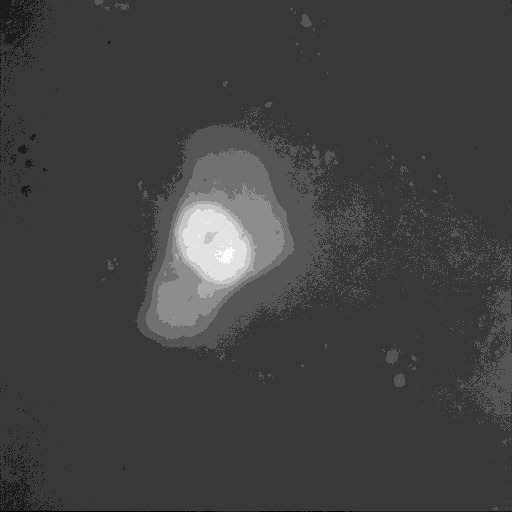
#> input picture Bio_Image_Analysis/U2OS_53KO_5979GFP_FOV3/09_06_22_14h06m_31s_ms640__U2OS_53KO_5979GFP.tif, 512 x 512 px, found by its file name; its folder holds only this picture in this run
$ python main.py   (older library calls are emulated)
#> lines starting #> are read from the running program, lines starting #| are printed output that depends on the picture; after the words box and inside, x2 and y2 are one past the last pixel; in counts of white or black regions, pixels touching at a corner belong together; long printed decimals are rounded
import datetime
import os
import cv2
import math
import numpy as np
import matplotlib.pyplot as plt

#background_x1, background_y1, background_x2, background_y2 = 310, 139, 426, 269
# Define the length of the line
line_length = 45
#line_length = 30

# Specify the directory containing the files
directory = 'Images after laser cutting for AI project/1 DNA repair/U2OS_53KO_5979GFP_FOV3'
#directory = 'Images after laser cutting for AI project\\1 DNA repair\\U2OS_WT_5979GFP_FOV2'
#directory = 'Images after laser cutting for AI project\\1 DNA repair\\U2OS_WT_5979GFP_FOV3'
#directory = 'Images after laser cutting for AI project\\1 DNA repair\\09182021\\09182021 SETX KO 1A5'
#directory = 'Images after laser cutting for AI project\\1 DNA repair\\04112011 images'

# The code reads a set of TIFF image files from a specified directory and stores them in an array.
# It also stores the maximum pixel brightness value and its location in each image file model.
# It then goes through each image file and rotates a line of specified length around the maximum pixel brightness location
# to a specified degree increment (1 degree a time to rotate).
# The code calculates the average brightness of each line and finds the angle of rotation where the line has the maximum average brightness.
# Finally, it plots a chart of x axis of time span in seconds and y axis of the average brightness of the cut line
def main():
    # Get a list of all files in the directory with a ".tif" extension
    file_list = [f for f in os.listdir(directory) if f.endswith('.tif')]

    # Sort the file list alphabetically
    file_list.sort()

    imageFiles = []

    # Create an array of time differences in seconds for Y axis
    time_diffs = []

    max_brightness_file_index = find_max_brightness_file(file_list, imageFiles, time_diffs)

    populate_imagefiles_model(imageFiles)

    reset_cut_line_for_all_files(imageFiles, max_brightness_file_index)

    #press any key to show next normailized image with the cut line
    draw_line_and_show(imageFiles)

    plot_chart(imageFiles, time_diffs)


def plot_chart(imageFiles, time_diffs):
    x = time_diffs

    y = [
        imageFile__.max_avg_brightness - imageFile__.backgroudPointbrightness
        for imageFile__ in imageFiles
    ]
    # Create the plot
    plt.plot(x, y)

    # Add labels and title
    plt.xlabel('X-axis: seconds')
    plt.ylabel('Y-axis: mean(brightness)')
    plt.title('My plot')

    # Display the plot
    plt.show()

def draw_line_and_show(imageFiles):
    for imageFile in imageFiles:
        img = cv2.imread(imageFile.filePath, cv2.IMREAD_UNCHANGED)

        #img = cv2.imread('09_06_22_14h09m_10s_ms024__E03U2OS_53KO_5979GFP.tif', cv2.IMREAD_UNCHANGED)
        # Normalize pixel values to 0-255 range
        normalized = cv2.normalize(img, None, 0, 255, cv2.NORM_MINMAX, cv2.CV_8U)

        theta = math.radians(imageFile.angle_of_max_brightness)
        x1 = int(imageFile.max_brightness_x - line_length / 2 * math.cos(theta))
        y1 = int(imageFile.max_brightness_y - line_length / 2 * math.sin(theta))
        x2 = int(imageFile.max_brightness_x + line_length / 2 * math.cos(theta))
        y2 = int(imageFile.max_brightness_y + line_length / 2 * math.sin(theta))
        line = cv2.line(normalized, (x1, y1), (x2, y2), 0,1)

        # Show the image with the rectangle
        cv2.imshow('Brightest Pixel', normalized)
        cv2.waitKey(0)

def reset_cut_line_for_all_files(imageFiles, max_brightness_file_index):
    for file_index in range(len(imageFiles)):
        if (max_brightness_file_index != file_index):
            img = cv2.imread(imageFiles[file_index].filePath, cv2.IMREAD_UNCHANGED)

            #normalized = cv2.normalize(img, None, 0, 65535, cv2.NORM_MINMAX, cv2.CV_16U)
            normalized = img
            # Define the center point of the line
            x = imageFiles[max_brightness_file_index].max_brightness_x
            y = imageFiles[max_brightness_file_index].max_brightness_y

            # Define the angle of rotation in degrees
            angle_radians = math.radians(imageFiles[max_brightness_file_index].angle_of_max_brightness)

            # Calculate the end points of the line
            x1 = int(imageFiles[max_brightness_file_index].max_brightness_x - (line_length / 2) * math.cos(angle_radians))
            y1 = int(imageFiles[max_brightness_file_index].max_brightness_y - (line_length / 2) * math.sin(angle_radians))
            x2 = int(imageFiles[max_brightness_file_index].max_brightness_x + (line_length / 2) * math.cos(angle_radians))
            y2 = int(imageFiles[max_brightness_file_index].max_brightness_y + (line_length / 2) * math.sin(angle_radians))

            line_mask = np.zeros_like(normalized)
            cv2.line(line_mask, (x1, y1), (x2, y2), (65535, 65535, 65535), 6)
            line_pixels = normalized[line_mask == 65535]

            # Compute the average brightness of the line
            avg_brightness = np.mean(line_pixels)
            imageFiles[file_index].max_avg_brightness = avg_brightness
            imageFiles[file_index].angle_of_max_brightness = imageFiles[max_brightness_file_index].angle_of_max_brightness
            imageFiles[file_index].max_brightness_x = imageFiles[max_brightness_file_index].max_brightness_x
            imageFiles[file_index].max_brightness_y = imageFiles[max_brightness_file_index].max_brightness_y

def populate_imagefiles_model(imageFiles):
    for imageFile in imageFiles:
        file_path = imageFile.filePath
        img = cv2.imread(file_path, cv2.IMREAD_UNCHANGED)

        # Define the center point of the line
        x, y = imageFile.max_brightness_x, imageFile.max_brightness_y

        # Define the angle of rotation in degrees
        max_avg_brightness = 0
        angle_of_max_brightness = 0

        for angle_degrees in range(360):
            # Convert the angle to radians
                angle_radians = math.radians(angle_degrees)

                # Calculate the end points of the line
                x1 = int(x - (line_length / 2) * math.cos(angle_radians))
                y1 = int(y - (line_length / 2) * math.sin(angle_radians))
                x2 = int(x + (line_length / 2) * math.cos(angle_radians))
                y2 = int(y + (line_length / 2) * math.sin(angle_radians))

                line_mask = np.zeros_like(img)
                cv2.line(line_mask, (x1, y1), (x2, y2), (65535, 65535, 65535), 6)
                line_pixels = img[line_mask == 65535]

                # Compute the average brightness of the line
                avg_brightness = np.mean(line_pixels)

                print(f'avg_brightnessis is {avg_brightness}, angle is {angle_degrees}')
                if avg_brightness > max_avg_brightness:
                    max_avg_brightness = avg_brightness
                    angle_of_max_brightness = angle_degrees

        imageFile.max_avg_brightness = max_avg_brightness
        imageFile.angle_of_max_brightness = angle_of_max_brightness

        # # Extract the pixel values of the rectangular region
        # region = img[background_y1:background_y2, background_x1:background_x2]

        # # Compute the mean brightness of the pixels in the region
        #imageFile.backgroudPointbrightness = np.mean(region)
        imageFile.backgroudPointbrightness = 0

def find_max_brightness_file(file_list, imageFiles, time_diffs):
    max_brightness = 0
    max_brightness_file_index = 0

    for i, file_name in enumerate(file_list):
        file_path = os.path.join(directory, file_name)
        imageFile = ImageFile(file_name, file_path)
        imageFiles.append(imageFile)
        img = cv2.imread(file_path, cv2.IMREAD_UNCHANGED)
#> img is the input picture: shape (512, 512) uint16; min 1956, max 4190, mean 2515.5

        # Find the pixel with the maximum value in the image
        max_value_index = np.argmax(img)
#> max_value_index = 130274
        imageFile.max_brightness = img.flat[max_value_index]
#> imageFile.max_brightness = 4190

        if i > 0 and imageFile.max_brightness > max_brightness:
            max_brightness = imageFile.max_brightness
            max_brightness_file_index = i

        # Convert the flattened index back to row and column coordinates
        max_row, max_col = np.unravel_index(max_value_index, img.shape)
#> max_row = 254; max_col = 226
        imageFile.max_brightness_x, imageFile.max_brightness_y = max_col, max_row
#> imageFile.max_brightness_x = 226; imageFile.max_brightness_y = 254

        # Convert file name to datetime object
        year = int(file_name[6:8])
        month = int(file_name[:2])
        day = int(file_name[3:5])
        hour = int(file_name[9:11])
        minute = int(file_name[12:14])
        second = int(file_name[16:18])
        my_datetime = datetime.datetime(year, month, day, hour, minute, second)

        if i == 0:
            # Set the reference time to the time of the first file
            ref_time = my_datetime
            time_diffs.append(0.0)
        else:
            # Calculate the time difference in seconds between the current file and the reference time
            current_time = my_datetime
            time_diff = (current_time - ref_time).total_seconds()
            time_diffs.append(time_diff)

    return max_brightness_file_index

class ImageFile:
    def __init__(self, fileName, filePath):
        self.fileName = fileName
        self.filePath = filePath
        self.max_brightness = None
        self.max_brightness_x = None
        self.max_brightness_y = None

main()
#> in populate_imagefiles_model, `x, y = imageFile.max_brightness_x, imageFile.max_brightness_y`: x = 226; y = 254
#> the loop in populate_imagefiles_model, `for angle_degrees in range(360):` made 360 passes
#> (x1, y1, x2, y2, avg_brightness, max_avg_brightness) on passes 1, 73, 76, 81, 84, 86, 89, 91, 92, 97, 99, 102: (203, 254, 248, 254, 4015.3, 4015.3), (219, 232, 232, 275, 4019, 4019), (220, 232, 231, 275, 4025.6, 4025.6), (222, 231, 229, 276, 4028.2, 4028.2), (223, 231, 228, 276, 4031.2, 4031.2), (224, 231, 227, 276, 4033.3, 4033.3), (225, 231, 226, 276, 4034.1, 4034.1), (226, 231, 226, 276, 4034.9, 4034.9), (226, 231, 225, 276, 4035.3, 4035.3), (228, 231, 223, 276, 4035.8, 4035.8), (229, 231, 222, 276, 4036.2, 4036.2), (230, 231, 221, 276, 4036.4, 4036.4)
#> (x1, y1, x2, y2, avg_brightness) on passes 2 to 7: (203, 253, 248, 254, 4015), (203, 253, 248, 254, 4015), (203, 252, 248, 255, 4012.7), (203, 252, 248, 255, 4012.7), (203, 252, 248, 255, 4012.7), (203, 251, 248, 256, 4011)
#| avg_brightnessis is 4015.285, angle is 0
#| avg_brightnessis is 4015.038, angle is 1
#| avg_brightnessis is 4015.038, angle is 2
#| avg_brightnessis is 4012.692, angle is 3
#| avg_brightnessis is 4012.692, angle is 4
#| avg_brightnessis is 4012.692, angle is 5
#| avg_brightnessis is 4010.956, angle is 6
#| avg_brightnessis is 4010.956, angle is 7
#> (further printed lines are left out)
#> after the loop in populate_imagefiles_model, `for angle_degrees in range(360):`:
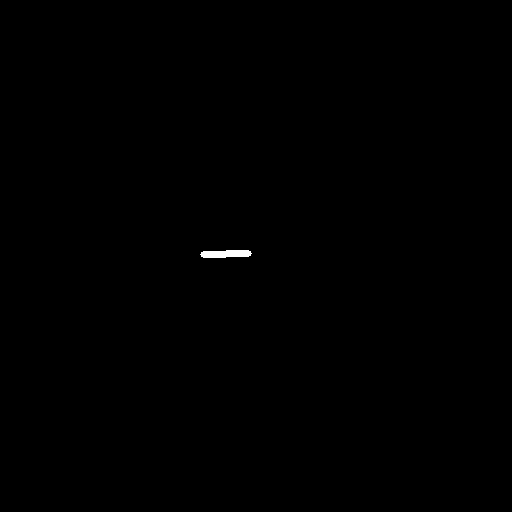
#> line_mask: shape (512, 512) uint16; values 0 (black) and 65535 (white), 0.13% white; 1 white region, box (x1, y1, x2, y2) and area: (200, 250, 252, 258) 344
#> after the loop in populate_imagefiles_model, `for angle_degrees in range(360):`: angle_of_max_brightness = 112; max_avg_brightness = 4044.3
#> in populate_imagefiles_model, `imageFile.angle_of_max_brightness = angle_of_max_brightness`: imageFile.angle_of_max_brightness = 112
#> in draw_line_and_show, `theta = math.radians(imageFile.angle_of_max_brightness)`: theta = 1.95
#> in draw_line_and_show, `x1 = int(imageFile.max_brightness_x - line_length / 2 * math.cos(theta))`: x1 = 234
#> in draw_line_and_show, `y1 = int(imageFile.max_brightness_y - line_length / 2 * math.sin(theta))`: y1 = 233
#> in draw_line_and_show, `x2 = int(imageFile.max_brightness_x + line_length / 2 * math.cos(theta))`: x2 = 217
#> in draw_line_and_show, `y2 = int(imageFile.max_brightness_y + line_length / 2 * math.sin(theta))`: y2 = 274
#> in plot_chart, `y = [ imageFile__.max_avg_brightness - imageFile__.backgroudPointbrigh..`: y = [4044.3]
#> in plot_chart, `plt.show()`:
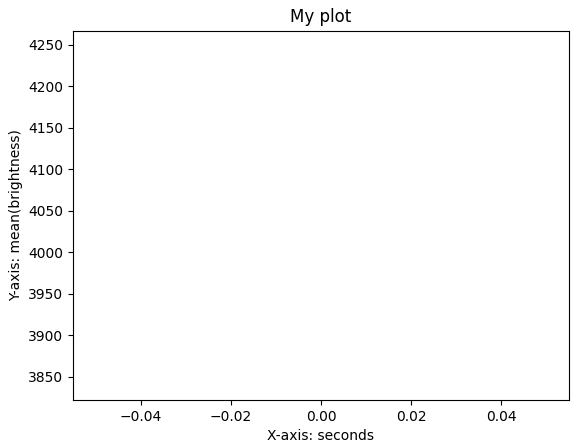
#> figure drawn by matplotlib, 1 panel

$ run again, on Bio_Image_Analysis/U2OS_53KO_5979GFP_FOV3/09_06_22_14h11m_14s_ms020__E05U2OS_53KO_5979GFP.tif
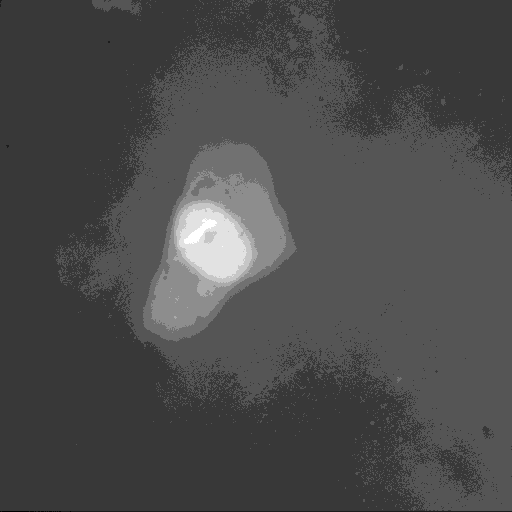
#> input picture Bio_Image_Analysis/U2OS_53KO_5979GFP_FOV3/09_06_22_14h11m_14s_ms020__E05U2OS_53KO_5979GFP.tif, 512 x 512 px, found by its file name
#> in find_max_brightness_file, img is the input picture: shape (512, 512) uint16; min 2009, max 4300, mean 2596.4
#> max_value_index = 119494
#> imageFile.max_brightness = 4300
#> max_row = 233; max_col = 198
#> imageFile.max_brightness_y = 233
#> in populate_imagefiles_model, `x, y = imageFile.max_brightness_x, imageFile.max_brightness_y`: x = 198; y = 233
#> the loop in populate_imagefiles_model, `for angle_degrees in range(360):` made 360 passes
#> (x1, y1, x2, y2, avg_brightness, max_avg_brightness) on passes 1, 42, 46, 50, 53, 56, 59, 62: (175, 233, 220, 233, 3925.2, 3925.2), (181, 218, 214, 247, 3932.6, 3932.6), (182, 217, 213, 248, 3940.4, 3940.4), (183, 216, 212, 249, 3948.5, 3948.5), (184, 215, 211, 250, 3954.3, 3954.3), (185, 214, 210, 251, 3963.3, 3963.3), (186, 213, 209, 252, 3968.1, 3968.1), (187, 213, 208, 252, 3974.6, 3974.6)
#> (printed output is left out)
#> after the loop in populate_imagefiles_model, `for angle_degrees in range(360):`: angle_of_max_brightness = 139; max_avg_brightness = 4121.7
#> imageFile.angle_of_max_brightness = 139
#> theta = 2.43
#> in draw_line_and_show, `x1 = int(imageFile.max_brightness_x - line_length / 2 * math.cos(theta))`: x1 = 214
#> in draw_line_and_show, `y1 = int(imageFile.max_brightness_y - line_length / 2 * math.sin(theta))`: y1 = 218
#> in draw_line_and_show, `x2 = int(imageFile.max_brightness_x + line_length / 2 * math.cos(theta))`: x2 = 181
#> in draw_line_and_show, `y2 = int(imageFile.max_brightness_y + line_length / 2 * math.sin(theta))`: y2 = 247
#> in plot_chart, `y = [ imageFile__.max_avg_brightness - imageFile__.backgroudPointbrigh..`: y = [4121.7]
#> in plot_chart, `plt.show()`:
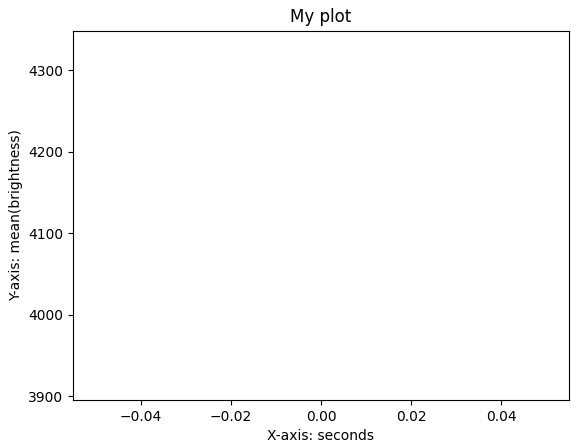
#> figure drawn by matplotlib, 1 panel

$ run again, on Bio_Image_Analysis/U2OS_53KO_5979GFP_FOV3/09_06_22_14h08m_08s_ms024__E02U2OS_53KO_5979GFP.tif
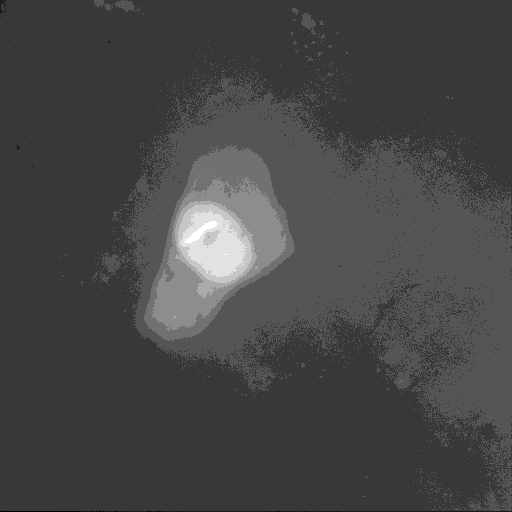
#> input picture Bio_Image_Analysis/U2OS_53KO_5979GFP_FOV3/09_06_22_14h08m_08s_ms024__E02U2OS_53KO_5979GFP.tif, 512 x 512 px, found by its file name
#> in find_max_brightness_file, img is the input picture: shape (512, 512) uint16; min 1989, max 4340, mean 2561.2
#> max_value_index = 120516
#> imageFile.max_brightness = 4340
#> max_row = 235; max_col = 196
#> imageFile.max_brightness_y = 235
#> in populate_imagefiles_model, `x, y = imageFile.max_brightness_x, imageFile.max_brightness_y`: x = 196; y = 235
#> the loop in populate_imagefiles_model, `for angle_degrees in range(360):` made 360 passes
#> (x1, y1, x2, y2, avg_brightness, max_avg_brightness) on passes 1, 29, 34, 38, 42, 46, 50, 53: (173, 235, 218, 235, 3839.6, 3839.6), (176, 224, 215, 245, 3846.3, 3846.3), (177, 222, 214, 247, 3856.7, 3856.7), (178, 221, 213, 248, 3865.4, 3865.4), (179, 220, 212, 249, 3875.3, 3875.3), (180, 219, 211, 250, 3883.4, 3883.4), (181, 218, 210, 251, 3893.5, 3893.5), (182, 217, 209, 252, 3900.8, 3900.8)
#> (printed output is left out)
#> after the loop in populate_imagefiles_model, `for angle_degrees in range(360):`: angle_of_max_brightness = 142; max_avg_brightness = 4066.8
#> imageFile.angle_of_max_brightness = 142
#> in draw_line_and_show, `normalized = cv2.normalize(img, None, 0, 255, cv2.NORM_MINMAX, cv2.CV_..`:
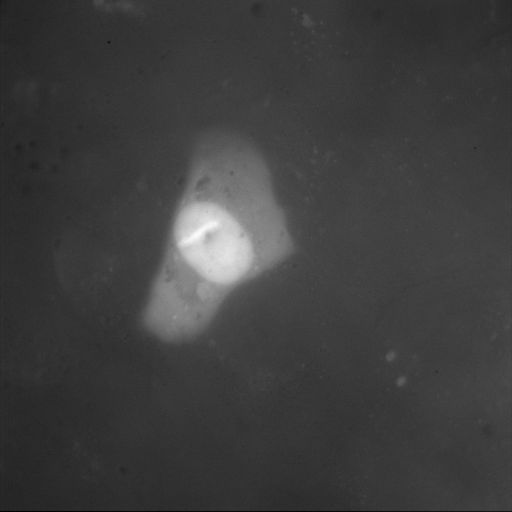
#> normalized: shape (512, 512); min 0, max 255, mean 62.1
#> theta = 2.48
#> in draw_line_and_show, `x1 = int(imageFile.max_brightness_x - line_length / 2 * math.cos(theta))`: x1 = 213
#> in draw_line_and_show, `y1 = int(imageFile.max_brightness_y - line_length / 2 * math.sin(theta))`: y1 = 221
#> in draw_line_and_show, `x2 = int(imageFile.max_brightness_x + line_length / 2 * math.cos(theta))`: x2 = 178
#> in draw_line_and_show, `y2 = int(imageFile.max_brightness_y + line_length / 2 * math.sin(theta))`: y2 = 248
#> in plot_chart, `y = [ imageFile__.max_avg_brightness - imageFile__.backgroudPointbrigh..`: y = [4066.8]
#> in plot_chart, `plt.show()`:
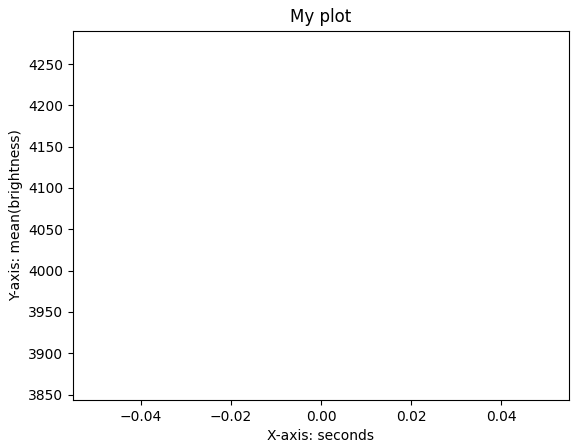
#> figure drawn by matplotlib, 1 panel
